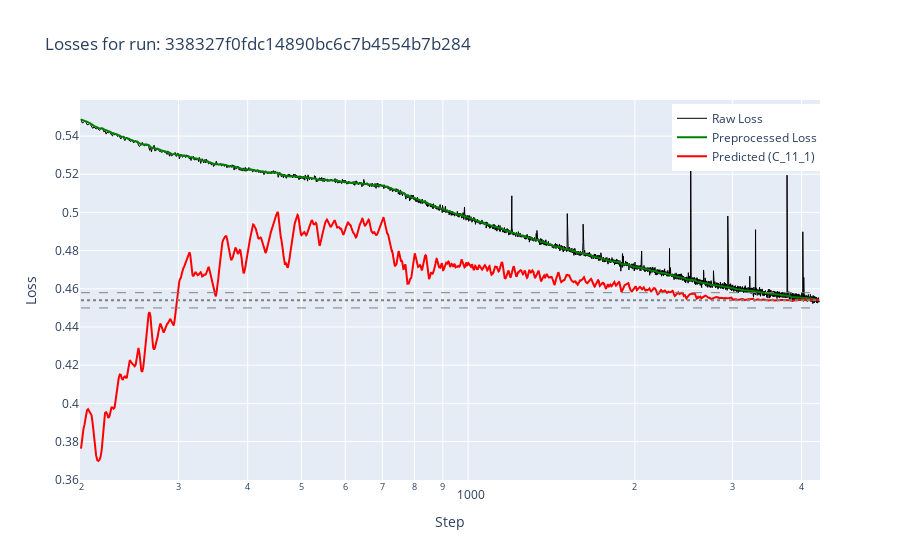

Notebook cell for this chart:
### Code cell
plot_predicted_vs_true_loss(simulation_df, label="C_11_1", n_th = 2, minimum_step = 200)

### Figure 1 — Plotly figure (JSON) as saved in the notebook; plotly's stock layout.template omitted (floating-point values rounded to 4 significant figures; data arrays with more than 128 entries replaced by an {"elided": "..."} marker saying what was removed)
{"data": [{"line": {"color": "black", "width": 1}, "mode": "lines", "name": "Raw Loss", "type": "scatter", "x": {"elided": "4101 int values"}, "y": {"elided": "4101 float values"}}, {"line": {"color": "green", "width": 2}, "mode": "lines", "name": "Preprocessed Loss", "type": "scatter", "x": {"elided": "4101 int values"}, "y": {"elided": "4101 float values"}}, {"line": {"color": "red", "width": 2}, "mode": "lines", "name": "Predicted (C_11_1)", "type": "scatter", "x": {"elided": "4101 int values"}, "y": {"elided": "4101 float values"}}], "layout": {"legend": {"x": 0.8, "y": 0.99}, "shapes": [{"line": {"color": "gray", "dash": "dot", "width": 2}, "type": "line", "x0": 200, "x1": 4300, "y0": 0.454, "y1": 0.454}, {"line": {"color": "gray", "dash": "dash", "width": 1}, "type": "line", "x0": 200, "x1": 4300, "y0": 0.458, "y1": 0.458}, {"line": {"color": "gray", "dash": "dash", "width": 1}, "type": "line", "x0": 200, "x1": 4300, "y0": 0.45, "y1": 0.45}], "title": {"text": "Losses for run: 338327f0fdc14890bc6c7b4554b7b284"}, "xaxis": {"title": {"text": "Step"}, "type": "log"}, "yaxis": {"title": {"text": "Loss"}}}}
